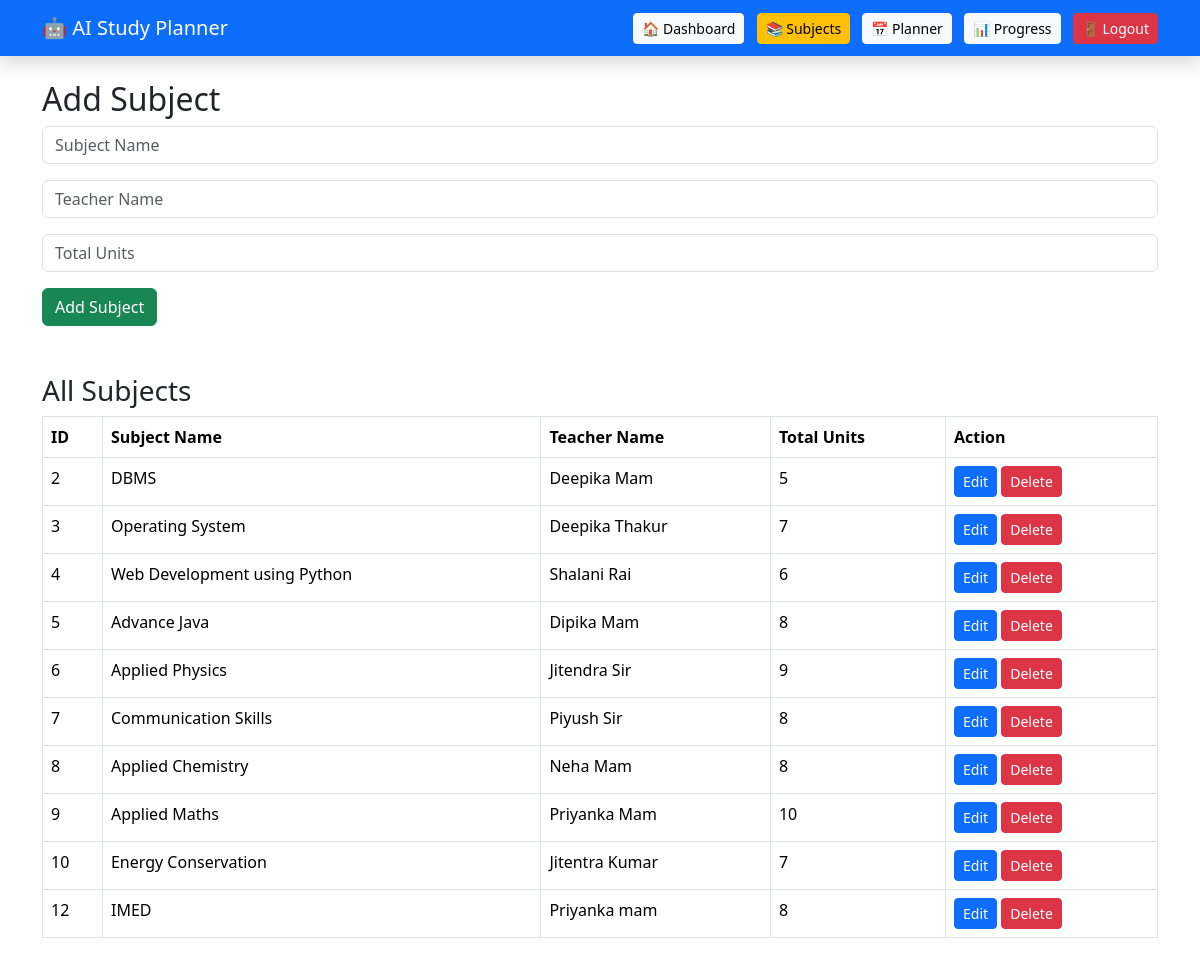
Page /subjects.php (signed in) on the committed database.
### tables this page shows
CREATE TABLE `subjects` (
  `id` int(11) NOT NULL,
  `subject_name` varchar(100) NOT NULL,
  `teacher_name` varchar(100) DEFAULT NULL,
  `total_units` int(11) DEFAULT NULL,
  `user_id` int(11) NOT NULL
);

### subjects.php (the view, shortened to what this page needs)
<?php
include("db.php");
?>
<!DOCTYPE html>
<html>
<head>
<link href="https://cdn.jsdelivr.net/npm/bootstrap@5.3.3/dist/css/bootstrap.min.css" rel="stylesheet">
</head>
<body>
    <nav class="navbar navbar-expand-lg navbar-dark bg-primary shadow">
<div class="container">
<a class="navbar-brand" href="dashboard.php">
🤖 AI Study Planner
</a>
<div>
<a href="dashboard.php" class="btn btn-light btn-sm me-2">
🏠 Dashboard
</a>
<a href="subjects.php" class="btn btn-warning btn-sm me-2">
📚 Subjects
</a>
<a href="planner.php" class="btn btn-light btn-sm me-2">
📅 Planner
</a>
<a href="progress.php" class="btn btn-light btn-sm me-2">
📊 Progress
</a>
<a href="logout.php" class="btn btn-danger btn-sm">
🚪 Logout
</a>
</div>
</div>
</nav>
<div class="container mt-4">
<h2>Add Subject</h2>
<form method="POST">
<input type="text" name="subject" class="form-control mb-3" placeholder="Subject Name" required>
<input type="text" name="teacher" class="form-control mb-3" placeholder="Teacher Name" required>
<input type="number" name="units" class="form-control mb-3" placeholder="Total Units" required>
<button type="submit" name="add" class="btn btn-success">
Add Subject
</button>
</form>
<h3 class="mt-5">All Subjects</h3>
<table class="table table-bordered">
<tr>
    <th>ID</th>
    <th>Subject Name</th>
    <th>Teacher Name</th>
    <th>Total Units</th>
    <th>Action</th>
</tr>
<?php
$user_id = $_SESSION['user_id'];
$result = mysqli_query($conn,
"SELECT * FROM subjects WHERE user_id='$user_id'");
while($row = mysqli_fetch_assoc($result))
{
?>
<tr>
    <td><?php echo $row['id']; ?></td>
    <td><?php echo $row['subject_name']; ?></td>
    <td><?php echo $row['teacher_name']; ?></td>
    <td><?php echo $row['total_units']; ?></td>
<td>
        <a href="edit_subject.php?id=<?php echo $row['id']; ?>"
    class="btn btn-primary btn-sm">
    Edit
    </a>
    <a href="delete_subject.php?id=<?php echo $row['id']; ?>"
    class="btn btn-danger btn-sm">
    Delete
    </a>
    </td>
</tr>
<?php
}
?>
</table>
</div>
</body>
</html>

### rows in the picture
subjects: id "2", subject_name "DBMS", teacher_name "Deepika Mam", total_units "5"
subjects: id "3", subject_name "Operating System", teacher_name "Deepika Thakur", total_units "7"
subjects: id "4", subject_name "Web Development using Python", teacher_name "Shalani Rai", total_units "6"
subjects: id "5", subject_name "Advance Java", teacher_name "Dipika Mam", total_units "8"
subjects: id "6", subject_name "Applied Physics", teacher_name "Jitendra Sir", total_units "9"
subjects: id "7", subject_name "Communication Skills", teacher_name "Piyush Sir", total_units "8"
subjects: id "8", subject_name "Applied Chemistry", teacher_name "Neha Mam", total_units "8"
subjects: id "9", subject_name "Applied Maths", teacher_name "Priyanka Mam", total_units "10"
subjects: id "10", subject_name "Energy Conservation", teacher_name "Jitentra Kumar", total_units "7"
subjects: id "12", subject_name "IMED", teacher_name "Priyanka mam", total_units "8"
